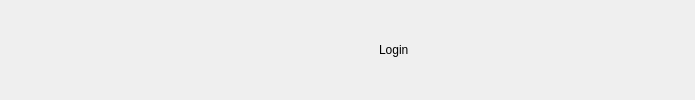
               <widget class="QWidget" name="page_Login">
                <layout class="QHBoxLayout" name="horizontalLayout_4">
                 <property name="spacing">
                  <number>0</number>
                 </property>
                 <property name="leftMargin">
                  <number>0</number>
                 </property>
                 <property name="topMargin">
                  <number>0</number>
                 </property>
                 <property name="rightMargin">
                  <number>0</number>
                 </property>
                 <property name="bottomMargin">
                  <number>0</number>
                 </property>
                 <item>
                  <spacer name="horizontalSpacer_5">
                   <property name="orientation">
                    <enum>Qt::Horizontal</enum>
                   </property>
                   <property name="sizeHint" stdset="0">
                    <size>
                     <width>40</width>
                     <height>20</height>
                    </size>
                   </property>
                  </spacer>
                 </item>
                 <item>
                  <widget class="AFQHoverWidget" name="widget_Login" native="true">
                   <property name="sizePolicy">
                    <sizepolicy hsizetype="Fixed" vsizetype="Fixed">
                     <horstretch>0</horstretch>
                     <verstretch>0</verstretch>
                    </sizepolicy>
                   </property>
                   <property name="minimumSize">
                    <size>
                     <width>655</width>
                     <height>50</height>
                    </size>
                   </property>
                   <property name="maximumSize">
                    <size>
                     <width>655</width>
                     <height>50</height>
                    </size>
                   </property>
                   <property name="widgetType" stdset="0">
                    <string>settingHoverWidget</string>
                   </property>
                   <layout class="QHBoxLayout" name="horizontalLayout_6">
                    <property name="leftMargin">
                     <number>0</number>
                    </property>
                    <property name="topMargin">
                     <number>0</number>
                    </property>
                    <property name="rightMargin">
                     <number>0</number>
                    </property>
                    <property name="bottomMargin">
                     <number>0</number>
                    </property>
                    <item>
                     <spacer name="horizontalSpacer_11">
                      <property name="orientation">
                       <enum>Qt::Horizontal</enum>
                      </property>
                      <property name="sizeHint" stdset="0">
                       <size>
                        <width>280</width>
                        <height>20</height>
                       </size>
                      </property>
                     </spacer>
                    </item>
                    <item>
                     <widget class="QLabel" name="label_PlatformIcon">
                      <property name="minimumSize">
                       <size>
                        <width>46</width>
                        <height>14</height>
                       </size>
                      </property>
                      <property name="maximumSize">
                       <size>
                        <width>46</width>
                        <height>14</height>
                       </size>
                      </property>
                      <property name="text">
                       <string/>
                      </property>
                     </widget>
                    </item>
                    <item>
                     <widget class="QLabel" name="label_Login">
                      <property name="text">
                       <string>Login</string>
                      </property>
                     </widget>
                    </item>
                    <item>
                     <spacer name="horizontalSpacer_12">
                      <property name="orientation">
                       <enum>Qt::Horizontal</enum>
                      </property>
                      <property name="sizeHint" stdset="0">
                       <size>
                        <width>280</width>
                        <height>20</height>
                       </size>
                      </property>
                     </spacer>
                    </item>
                   </layout>
                  </widget>
                 </item>
                </layout>
               </widget>
